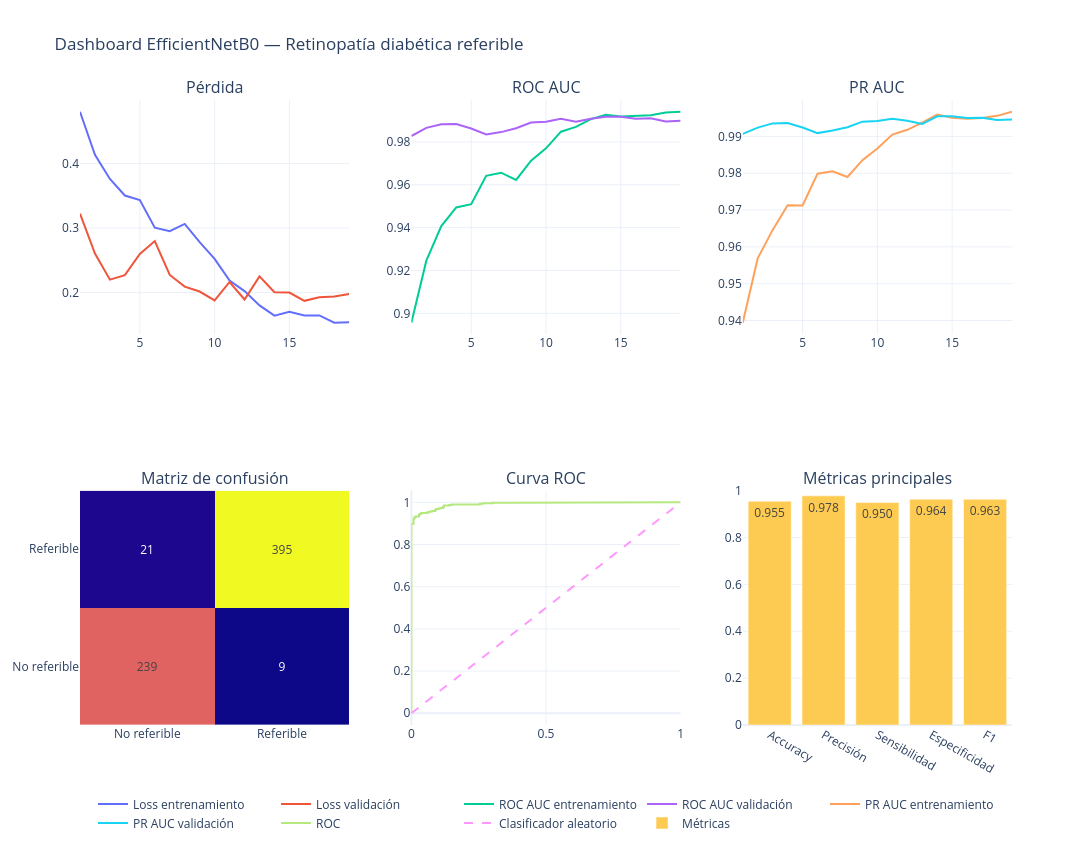

Source (notebook cell):
### Code cell
import plotly.graph_objects as go
from plotly.subplots import make_subplots

dashboard = make_subplots(
    rows=2,
    cols=3,
    subplot_titles=[
        "Pérdida",
        "ROC AUC",
        "PR AUC",
        "Matriz de confusión",
        "Curva ROC",
        "Métricas principales",
    ],
)

# Pérdida
dashboard.add_trace(
    go.Scatter(
        x=history_df["epoch"],
        y=history_df["loss"],
        mode="lines",
        name="Loss entrenamiento",
    ),
    row=1,
    col=1,
)

dashboard.add_trace(
    go.Scatter(
        x=history_df["epoch"],
        y=history_df["val_loss"],
        mode="lines",
        name="Loss validación",
    ),
    row=1,
    col=1,
)

# ROC AUC
dashboard.add_trace(
    go.Scatter(
        x=history_df["epoch"],
        y=history_df["auc_roc"],
        mode="lines",
        name="ROC AUC entrenamiento",
    ),
    row=1,
    col=2,
)

dashboard.add_trace(
    go.Scatter(
        x=history_df["epoch"],
        y=history_df["val_auc_roc"],
        mode="lines",
        name="ROC AUC validación",
    ),
    row=1,
    col=2,
)

# PR AUC
dashboard.add_trace(
    go.Scatter(
        x=history_df["epoch"],
        y=history_df["auc_pr"],
        mode="lines",
        name="PR AUC entrenamiento",
    ),
    row=1,
    col=3,
)

dashboard.add_trace(
    go.Scatter(
        x=history_df["epoch"],
        y=history_df["val_auc_pr"],
        mode="lines",
        name="PR AUC validación",
    ),
    row=1,
    col=3,
)

# Matriz de confusión
dashboard.add_trace(
    go.Heatmap(
        z=cm_selected,
        x=[
            CLASS_NAMES[0],
            CLASS_NAMES[1],
        ],
        y=[
            CLASS_NAMES[0],
            CLASS_NAMES[1],
        ],
        text=cm_selected,
        texttemplate="%{text}",
        showscale=False,
        name="Confusión",
    ),
    row=2,
    col=1,
)

# Curva ROC
dashboard.add_trace(
    go.Scatter(
        x=fpr_curve,
        y=tpr_curve,
        mode="lines",
        name="ROC",
    ),
    row=2,
    col=2,
)

dashboard.add_trace(
    go.Scatter(
        x=[0, 1],
        y=[0, 1],
        mode="lines",
        line=dict(dash="dash"),
        name="Clasificador aleatorio",
    ),
    row=2,
    col=2,
)

# Barras de métricas
metric_names = [
    "Accuracy",
    "Precisión",
    "Sensibilidad",
    "Especificidad",
    "F1",
]

metric_values = [
    metrics_selected["accuracy"],
    metrics_selected["precision"],
    metrics_selected["sensitivity_recall"],
    metrics_selected["specificity"],
    metrics_selected["f1_score"],
]

dashboard.add_trace(
    go.Bar(
        x=metric_names,
        y=metric_values,
        text=[
            f"{value:.3f}"
            for value in metric_values
        ],
        textposition="auto",
        name="Métricas",
    ),
    row=2,
    col=3,
)

dashboard.update_yaxes(
    range=[0, 1],
    row=2,
    col=3,
)

dashboard.update_layout(
    title=(
        "Dashboard EfficientNetB0 — "
        "Retinopatía diabética referible"
    ),
    height=850,
    width=1500,
    template="plotly_white",
    legend=dict(
        orientation="h",
        yanchor="bottom",
        y=-0.18,
        xanchor="center",
        x=0.5,
    ),
)

dashboard.show()

dashboard.write_html(
    str(DASHBOARD_PATH)
)

print(
    "Dashboard guardado en:",
    DASHBOARD_PATH,
)

### Figure 1 — Plotly figure (JSON) as saved in the notebook; plotly's stock layout.template omitted (floating-point values rounded to 4 significant figures)
{"data": [{"mode": "lines", "name": "Loss entrenamiento", "type": "scatter", "x": [1, 2, 3, 4, 5, 6, 7, 8, 9, 10, 11, 12, 13, 14, 15, 16, 17, 18, 19], "xaxis": "x", "y": [0.48, 0.4134, 0.3759, 0.3503, 0.3433, 0.3005, 0.2952, 0.3063, 0.2782, 0.2523, 0.2188, 0.2024, 0.1803, 0.1644, 0.1705, 0.1647, 0.1647, 0.1535, 0.1542], "yaxis": "y"}, {"mode": "lines", "name": "Loss validación", "type": "scatter", "x": [1, 2, 3, 4, 5, 6, 7, 8, 9, 10, 11, 12, 13, 14, 15, 16, 17, 18, 19], "xaxis": "x", "y": [0.3222, 0.2606, 0.2201, 0.227, 0.2599, 0.2798, 0.2274, 0.2093, 0.2017, 0.188, 0.2165, 0.1894, 0.2252, 0.2005, 0.2001, 0.1873, 0.1929, 0.194, 0.1979], "yaxis": "y"}, {"mode": "lines", "name": "ROC AUC entrenamiento", "type": "scatter", "x": [1, 2, 3, 4, 5, 6, 7, 8, 9, 10, 11, 12, 13, 14, 15, 16, 17, 18, 19], "xaxis": "x2", "y": [0.8957, 0.9246, 0.9407, 0.9494, 0.9509, 0.9642, 0.9656, 0.9622, 0.9712, 0.977, 0.9848, 0.987, 0.9906, 0.9927, 0.9918, 0.9921, 0.9925, 0.9937, 0.9941], "yaxis": "y2"}, {"mode": "lines", "name": "ROC AUC validación", "type": "scatter", "x": [1, 2, 3, 4, 5, 6, 7, 8, 9, 10, 11, 12, 13, 14, 15, 16, 17, 18, 19], "xaxis": "x2", "y": [0.9827, 0.9866, 0.9882, 0.9884, 0.9863, 0.9835, 0.9846, 0.9864, 0.989, 0.9894, 0.9908, 0.9894, 0.9908, 0.9918, 0.9918, 0.9908, 0.991, 0.9895, 0.9898], "yaxis": "y2"}, {"mode": "lines", "name": "PR AUC entrenamiento", "type": "scatter", "x": [1, 2, 3, 4, 5, 6, 7, 8, 9, 10, 11, 12, 13, 14, 15, 16, 17, 18, 19], "xaxis": "x3", "y": [0.9394, 0.9569, 0.9646, 0.9713, 0.9712, 0.9799, 0.9805, 0.979, 0.9835, 0.9867, 0.9905, 0.9918, 0.9937, 0.9959, 0.995, 0.9948, 0.995, 0.9956, 0.9967], "yaxis": "y3"}, {"mode": "lines", "name": "PR AUC validación", "type": "scatter", "x": [1, 2, 3, 4, 5, 6, 7, 8, 9, 10, 11, 12, 13, 14, 15, 16, 17, 18, 19], "xaxis": "x3", "y": [0.9907, 0.9924, 0.9935, 0.9937, 0.9924, 0.9909, 0.9916, 0.9925, 0.994, 0.9942, 0.9948, 0.9942, 0.9934, 0.9954, 0.9955, 0.995, 0.9951, 0.9944, 0.9946], "yaxis": "y3"}, {"name": "Confusión", "showscale": false, "text": [[239, 9], [21, 395]], "texttemplate": "%{text}", "type": "heatmap", "x": ["No referible", "Referible"], "xaxis": "x4", "y": ["No referible", "Referible"], "yaxis": "y4", "z": [[239, 9], [21, 395]]}, {"mode": "lines", "name": "ROC", "type": "scatter", "x": [0.0, 0.0, 0.0, 0.0, 0.0, 0.0, 0.0, 0.0, 0.0, 0.0, 0.0, 0.0, 0.0, 0.0, 0.0, 0.0, 0.0, 0.0, 0.0, 0.0, 0.0, 0.0, 0.0, 0.0, 0.0, 0.0, 0.0, 0.0, 0.0, 0.0, 0.0, 0.0, 0.0, 0.0, 0.0, 0.0, 0.0, 0.0, 0.0, 0.0, 0.0, 0.0, 0.0, 0.0, 0.0, 0.0, 0.0, 0.008065, 0.008065, 0.0121, 0.0121, 0.01613, 0.01613, 0.02823, 0.02823, 0.03226, 0.03226, 0.03629, 0.03629, 0.05645, 0.05645, 0.06452, 0.06452, 0.06855, 0.06855, 0.07661, 0.07661, 0.08871, 0.08871, 0.09274, 0.09274, 0.1008, 0.1008, 0.1089, 0.1089, 0.1169, 0.1169, 0.121, 0.121, 0.1411, 0.1411, 0.1492, 0.1492, 0.254, 0.254, 0.2661, 0.2661, 0.3024, 0.3024, 0.371, 0.379, 0.3831, 0.3911, 0.4274, 0.4435, 0.4677, 0.4677, 0.4798, 0.4879, 0.5081, 0.5161, 0.5685, 0.5766, 0.6976, 0.7056, 1.0], "xaxis": "x5", "y": [0.0, 0.0625, 0.08894, 0.1226, 0.1611, 0.1875, 0.1923, 0.2212, 0.2332, 0.2404, 0.2548, 0.2644, 0.2764, 0.2788, 0.2861, 0.2909, 0.2981, 0.3029, 0.3101, 0.3197, 0.3341, 0.3486, 0.3582, 0.3606, 0.3654, 0.375, 0.3798, 0.387, 0.3894, 0.3942, 0.3966, 0.4062, 0.4111, 0.4159, 0.4399, 0.4495, 0.4591, 0.4688, 0.4784, 0.4832, 0.4976, 0.5024, 0.5144, 0.5192, 0.6202, 0.625, 0.899, 0.899, 0.9231, 0.9231, 0.9303, 0.9303, 0.9327, 0.9327, 0.9423, 0.9423, 0.9447, 0.9447, 0.9495, 0.9495, 0.9519, 0.9519, 0.9543, 0.9543, 0.9567, 0.9567, 0.9591, 0.9591, 0.9663, 0.9663, 0.9688, 0.9688, 0.9712, 0.9712, 0.9736, 0.9736, 0.9784, 0.9784, 0.9856, 0.9856, 0.988, 0.988, 0.9904, 0.9904, 0.9928, 0.9928, 0.9952, 0.9952, 0.9976, 0.9976, 0.9976, 0.9976, 0.9976, 0.9976, 0.9976, 0.9976, 1.0, 1.0, 1.0, 1.0, 1.0, 1.0, 1.0, 1.0, 1.0, 1.0], "yaxis": "y5"}, {"line": {"dash": "dash"}, "mode": "lines", "name": "Clasificador aleatorio", "type": "scatter", "x": [0, 1], "xaxis": "x5", "y": [0, 1], "yaxis": "y5"}, {"name": "Métricas", "text": ["0.955", "0.978", "0.950", "0.964", "0.963"], "textposition": "auto", "type": "bar", "x": ["Accuracy", "Precisión", "Sensibilidad", "Especificidad", "F1"], "xaxis": "x6", "y": [0.9548, 0.9777, 0.9495, 0.9637, 0.9634], "yaxis": "y6"}], "layout": {"annotations": [{"font": {"size": 16}, "showarrow": false, "text": "Pérdida", "x": 0.1444, "xanchor": "center", "xref": "paper", "y": 1, "yanchor": "bottom", "yref": "paper"}, {"font": {"size": 16}, "showarrow": false, "text": "ROC AUC", "x": 0.5, "xanchor": "center", "xref": "paper", "y": 1, "yanchor": "bottom", "yref": "paper"}, {"font": {"size": 16}, "showarrow": false, "text": "PR AUC", "x": 0.8556, "xanchor": "center", "xref": "paper", "y": 1, "yanchor": "bottom", "yref": "paper"}, {"font": {"size": 16}, "showarrow": false, "text": "Matriz de confusión", "x": 0.1444, "xanchor": "center", "xref": "paper", "y": 0.375, "yanchor": "bottom", "yref": "paper"}, {"font": {"size": 16}, "showarrow": false, "text": "Curva ROC", "x": 0.5, "xanchor": "center", "xref": "paper", "y": 0.375, "yanchor": "bottom", "yref": "paper"}, {"font": {"size": 16}, "showarrow": false, "text": "Métricas principales", "x": 0.8556, "xanchor": "center", "xref": "paper", "y": 0.375, "yanchor": "bottom", "yref": "paper"}], "height": 850, "legend": {"orientation": "h", "x": 0.5, "xanchor": "center", "y": -0.18, "yanchor": "bottom"}, "title": {"text": "Dashboard EfficientNetB0 — Retinopatía diabética referible"}, "width": 1500, "xaxis": {"anchor": "y", "domain": [0, 0.2889]}, "xaxis2": {"anchor": "y2", "domain": [0.3556, 0.6444]}, "xaxis3": {"anchor": "y3", "domain": [0.7111, 1]}, "xaxis4": {"anchor": "y4", "domain": [0, 0.2889]}, "xaxis5": {"anchor": "y5", "domain": [0.3556, 0.6444]}, "xaxis6": {"anchor": "y6", "domain": [0.7111, 1]}, "yaxis": {"anchor": "x", "domain": [0.625, 1]}, "yaxis2": {"anchor": "x2", "domain": [0.625, 1]}, "yaxis3": {"anchor": "x3", "domain": [0.625, 1]}, "yaxis4": {"anchor": "x4", "domain": [0, 0.375]}, "yaxis5": {"anchor": "x5", "domain": [0, 0.375]}, "yaxis6": {"anchor": "x6", "domain": [0, 0.375], "range": [0, 1]}}}
